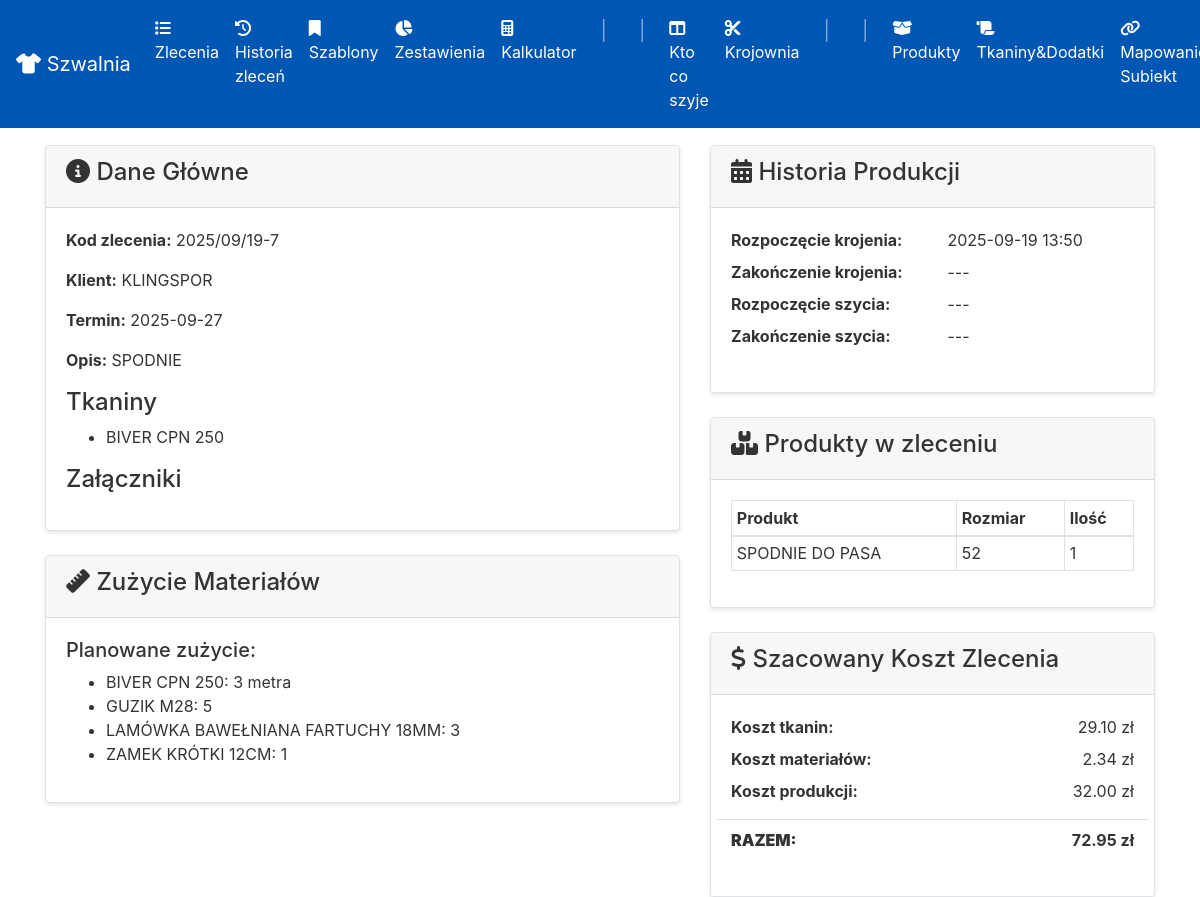
/orders/7, run on the app's committed database.
### app/models.py (models this page shows, shortened)
class Order(db.Model):
    id = db.Column(db.Integer, primary_key=True)
    order_code = db.Column(db.String(50), nullable=True)
    client_id = db.Column(db.Integer, db.ForeignKey('client.id'), nullable=False)
    description = db.Column(db.Text, nullable=False)
    login_info = db.Column(db.Text, nullable=True)
    deadline = db.Column(db.Date, nullable=False)
    status = db.Column(db.String(50), nullable=False, default='NOWE')
    zlecajacy = db.Column(db.String(50), nullable=False)
    created_at = db.Column(db.DateTime, default=datetime.utcnow)
    fabrics = db.relationship('OrderFabric', backref='order', cascade="all, delete-orphan")
    assigned_team = db.Column(db.String(50), nullable=True)
    cutting_table = db.Column(db.String(50), nullable=True)
    team1_completed = db.Column(db.Boolean, default=False, nullable=False)
    team2_completed = db.Column(db.Boolean, default=False, nullable=False)
    cutting_started_at = db.Column(db.DateTime, nullable=True)
    cutting_finished_at = db.Column(db.DateTime, nullable=True)
    sewing_started_at = db.Column(db.DateTime, nullable=True)
    sewing_finished_at = db.Column(db.DateTime, nullable=True)
    order_items = db.relationship('OrderItem', backref='order', lazy=True, cascade="all, delete-orphan")
    attachments = db.relationship('Attachment', backref='order', lazy=True, cascade="all, delete-orphan")
    materials_used = db.relationship('MaterialUsage', backref='order', cascade="all, delete-orphan")

class Client(db.Model):
    id = db.Column(db.Integer, primary_key=True)
    name = db.Column(db.String(100), nullable=False, unique=True)
    orders = db.relationship('Order', backref='client', lazy=True)

class OrderFabric(db.Model):
    __tablename__ = 'order_fabric'
    order_id = db.Column(db.Integer, db.ForeignKey('order.id'), primary_key=True)
    fabric_id = db.Column(db.Integer, db.ForeignKey('fabric.id'), primary_key=True)
    fabric = db.relationship('Fabric')

class Fabric(db.Model):
    id = db.Column(db.Integer, primary_key=True)
    name = db.Column(db.String(100), nullable=False, unique=True)
    price = db.Column(db.Float, nullable=True)
    subiekt_symbol = db.Column(db.String(50), nullable=True, unique=True, index=True)

class Material(db.Model):
    id = db.Column(db.Integer, primary_key=True)
    name = db.Column(db.String(100), nullable=False, unique=True)
    price = db.Column(db.Float, nullable=True)
    subiekt_symbol = db.Column(db.String(50), nullable=True, unique=True, index=True)

class OrderItem(db.Model):
    id = db.Column(db.Integer, primary_key=True)
    order_id = db.Column(db.Integer, db.ForeignKey('order.id'), nullable=False)
    product_id = db.Column(db.Integer, db.ForeignKey('product.id'), nullable=False)
    size = db.Column(db.String(50), nullable=False)
    quantity = db.Column(db.Integer, nullable=False)

class Product(db.Model):
    id = db.Column(db.Integer, primary_key=True)
    name = db.Column(db.String(100), nullable=False, unique=True)
    description = db.Column(db.Text, nullable=True)
    production_price = db.Column(db.Float, nullable=False, default=0.0)
    image_id = db.Column(db.String(100), nullable=True) # dla google drive
    category_id = db.Column(db.Integer, db.ForeignKey('product_category.id'), nullable=True)
    category = db.relationship('ProductCategory', backref='products')
    fabrics_needed = db.relationship('ProductFabric', backref='product', lazy=True, cascade="all, delete-orphan")
    materials_needed = db.relationship('ProductMaterial', backref='product', lazy=True, cascade="all, delete-orphan")
    order_items = db.relationship('OrderItem', backref='product')

### app/routes.py (the view)
@app.route('/orders/<int:order_id>')
def order_detail(order_id):
    order = Order.query.get_or_404(order_id)
    material_summary = calculate_material_summary(order)
    cost_details = calculate_order_total_cost(order)
    return render_template('order_detail.html', order=order, material_summary=material_summary, cost_details=cost_details)

### app/__init__.py (called while the page is built)
@app.template_filter()
def to_local_time(utc_dt):
    if not utc_dt:
        return ""
    if isinstance(utc_dt, str):
        try:
            utc_dt = datetime.strptime(utc_dt, '%Y-%m-%d %H:%M:%S')
        except ValueError:
            return utc_dt
    local_tz = pytz.timezone('Europe/Warsaw')
    local_dt = utc_dt.replace(tzinfo=pytz.utc).astimezone(local_tz)
    return local_dt.strftime('%Y-%m-%d %H:%M')

### app/routes.py (called while the page is built)
@app.context_processor
def inject_in_progress_orders():
    all_in_progress = Order.query.filter_by(status='W REALIZACJI').order_by(Order.deadline).all()
    krojownia_orders = []
    szwalnia_orders = []
    for order in all_in_progress:
        order.total_quantity = sum(item.quantity for item in order.order_items)
        if order.cutting_table == 'skrojone' and order.assigned_team is not None:
            szwalnia_orders.append(order)
        elif order.cutting_table is not None and order.cutting_table != 'skrojone':
            krojownia_orders.append(order)
    return dict(krojownia_in_progress=krojownia_orders, szwalnia_in_progress=szwalnia_orders)

### app/templates/order_detail.html (shortened to what this page needs)
{% extends "base.html" %}
{% block content %}
<div class="d-flex justify-content-between align-items-center">
    <h2>Zlecenie #{{ order.id }}</h2>
    <a href="{{ url_for('order_pdf', order_id=order.id) }}" class="btn btn-secondary"> Pobierz PDF</a>
</div>
<div class="row mt-4">
    <div class="col-md-7">
        <div class="card">
            <div class="card-header">
                <h4><i class="fas fa-info-circle"></i> Dane Główne</h4>
            </div>
            <div class="card-body">
                <p><strong>Kod zlecenia:</strong> {{ order.order_code }}</p>
                <p><strong>Klient:</strong> {{ order.client.name }}</p>
                <p><strong>Termin:</strong> {{ order.deadline.strftime('%Y-%m-%d') }}</p>
                <p><strong>Opis:</strong> {{ order.description }}</p>
                <h4>Tkaniny</h4>
                <ul>
                    {% for order_fabric in order.fabrics %}
                        <li>{{ order_fabric.fabric.name }}</li>
                    {% else %}
                        <li>Brak przypisanych tkanin.</li>
                    {% endfor %}
                </ul>
                <h4>Załączniki</h4>
            </div>
        </div>
        <div class="card mt-4">
            <div class="card-header">
                <h4><i class="fas fa-ruler"></i> Zużycie Materiałów</h4>
            </div>
            <div class="card-body">
                {% if order.materials_used %}
                    <h5>Rzeczywiste zużycie:</h5>
                    <ul>
                        {% for usage in order.materials_used %}
                            <li>{{ usage.material_name }} - {{ usage.quantity }}</li>
                        {% endfor %}
                    </ul>
                {% elif material_summary %}
                    <h5>Planowane zużycie:</h5>
                    <ul>
                        {% for item in material_summary %}
                            <li>{{ item.name }}: {{ item.quantity }}</li>
                        {% endfor %}
                    </ul>
                {% else %}
                    <p>Brak zdefiniowanych materiałów dla tego zlecenia.</p>
                {% endif %}
            </div>
        </div>
        </div>
    <div class="col-md-5">
        <div class="card mb-4">
            <div class="card-header">
                <h4><i class="fas fa-calendar-alt"></i> Historia Produkcji</h4>
            </div>
            <div class="card-body">
                <dl class="row">
                    <dt class="col-sm-6">Rozpoczęcie krojenia:</dt>
                    <dd class="col-sm-6">{{ order.cutting_started_at | to_local_time if order.cutting_started_at else '---' }}</dd>
                    <dt class="col-sm-6">Zakończenie krojenia:</dt>
                    <dd class="col-sm-6">{{ order.cutting_finished_at | to_local_time if order.cutting_finished_at else '---' }}</dd>
                    <dt class="col-sm-6">Rozpoczęcie szycia:</dt>
                    <dd class="col-sm-6">{{ order.sewing_started_at | to_local_time if order.sewing_started_at else '---' }}</dd>
                    <dt class="col-sm-6">Zakończenie szycia:</dt>
                    <dd class="col-sm-6">{{ order.sewing_finished_at | to_local_time if order.sewing_finished_at else '---' }}</dd>
                </dl>
            </div>
        </div>
        <div class="card mb-4">
            <div class="card-header">
                <h4><i class="fas fa-boxes"></i> Produkty w zleceniu</h4>
            </div>
            <div class="card-body">
                 <table class="table table-sm table-bordered">
                    <thead>
                        <tr>
                            <th>Produkt</th>
                            <th>Rozmiar</th>
                            <th>Ilość</th>
                        </tr>
                    </thead>
                    <tbody>
                        {% for item in order.order_items %}
                        <tr>
                            <td>{{ item.product.name }}</td>
                            <td>{{ item.size }}</td>
                            <td>{{ item.quantity }}</td>
                        </tr>
                        {% endfor %}
                    </tbody>
                </table>
            </div>
        </div>
        <div class="card">
            <div class="card-header">
                <h4><i class="fas fa-dollar-sign"></i> Szacowany Koszt Zlecenia</h4>
            </div>
            <div class="card-body">
                <dl class="row">
                    <dt class="col-sm-7">Koszt tkanin:</dt>
                    <dd class="col-sm-5 text-right">{{ "%.2f"|format(cost_details.fabric_cost) }} zł</dd>
                    <dt class="col-sm-7">Koszt materiałów:</dt>
                    <dd class="col-sm-5 text-right">{{ "%.2f"|format(cost_details.material_cost) }} zł</dd>
                    <dt class="col-sm-7">Koszt produkcji:</dt>
                    <dd class="col-sm-5 text-right">{{ "%.2f"|format(cost_details.production_cost) }} zł</dd>
                    <dt class="col-sm-7 border-top pt-2 mt-2"><strong>RAZEM:</strong></dt>
                    <dd class="col-sm-5 text-right border-top pt-2 mt-2"><strong>{{ "%.2f"|format(cost_details.total_cost) }} zł</strong></dd>
                </dl>
            </div>
        </div>
        </div>
</div>
{% endblock %}

### data on the page
Order: order_code "2025/09/19-7", deadline "2025-09-27", description "SPODNIE", cutting_started_at|to_local_time "2025-09-19 13:50", cutting_finished_at|to_local_time "---", sewing_started_at|to_local_time "---", sewing_finished_at|to_local_time "---"
Client: client.name "KLINGSPOR"
OrderFabric: fabric.name "BIVER CPN 250"
Fabric: name "BIVER CPN 250", quantity "3 metra"
Material: name "GUZIK M28", quantity "5"
Material: name "LAMÓWKA BAWEŁNIANA FARTUCHY 18MM", quantity "3"
Material: name "ZAMEK KRÓTKI 12CM", quantity "1"
OrderItem: product.name "SPODNIE DO PASA", size "52", quantity "1"

### other printed values
{{ "%.2f"|format(cost_details.fabric_cost) }} "29.10"
{{ "%.2f"|format(cost_details.material_cost) }} "2.34"
{{ "%.2f"|format(cost_details.production_cost) }} "32.00"
{{ "%.2f"|format(cost_details.total_cost) }} "72.95"
